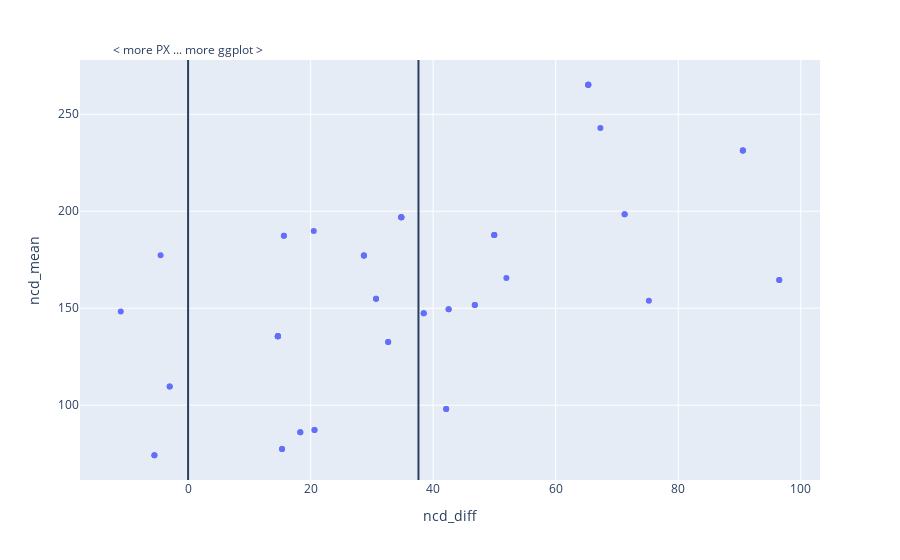

The notebook cell saved with this chart:
### Code cell
px.scatter(merged, y="ncd_mean", x="ncd_diff",
           hover_data=merged.columns
          ).add_vline(x=0, annotation_text="< more PX ... more ggplot >", annotation_position="top").add_vline(
    x=merged.ncd_diff.mean())

### Figure 1 — Plotly figure (JSON) as saved in the notebook; plotly's stock layout.template omitted (floating-point values rounded to 4 significant figures; data arrays with more than 128 entries replaced by an {"elided": "..."} marker saying what was removed)
{"data": [{"customdata": {"elided": "56x4 mixed values"}, "hovertemplate": "ncd_diff=%{x}<br>ncd_mean=%{y}<br>from_slug=%{customdata[0]}<br>to_slug=%{customdata[1]}<br>ncd_gg=%{customdata[2]}<br>ncd_px=%{customdata[3]}<extra></extra>", "legendgroup": "", "marker": {"color": "#636efa", "symbol": "circle"}, "mode": "markers", "name": "", "orientation": "v", "showlegend": false, "type": "scatter", "x": [46.79, 90.55, 90.55, 34.8, -3.003, 34.8, 42.53, 46.79, 96.49, 30.68, 42.12, -4.487, 38.46, 20.64, 90.55, 96.49, 15.34, 71.25, 65.31, 28.7, 32.66, 67.29, 30.68, 15.34, 28.7, 65.31, 71.25, 51.95, 34.8, 42.12, 49.98, 49.98, -10.99, -5.495, 14.65, -3.003, 20.51, 65.31, 65.31, 14.65, 14.65, 15.63, 34.8, 38.46, 28.7, 49.98, -5.495, 14.65, 18.32, 42.53, 20.64, 32.66, 75.21, 14.65, 15.63, 18.32], "xaxis": "x", "y": [151.6, 231.3, 231.3, 196.9, 109.6, 196.9, 149.5, 151.6, 164.5, 154.9, 97.99, 177.2, 147.4, 87.24, 231.3, 164.5, 77.44, 198.4, 265.2, 177.1, 132.6, 242.9, 154.9, 77.44, 177.1, 265.2, 198.4, 165.5, 196.9, 97.99, 187.8, 187.8, 148.4, 74.18, 135.5, 109.6, 189.7, 265.2, 265.2, 135.5, 135.5, 187.3, 196.9, 147.4, 177.1, 187.8, 74.18, 135.5, 86.08, 149.5, 87.24, 132.6, 153.9, 135.5, 187.3, 86.08], "yaxis": "y"}], "layout": {"annotations": [{"showarrow": false, "text": "< more PX ... more ggplot >", "x": 0, "xanchor": "center", "xref": "x", "y": 1, "yanchor": "bottom", "yref": "y domain"}], "autosize": true, "legend": {"tracegroupgap": 0}, "margin": {"t": 60}, "shapes": [{"type": "line", "x0": 0, "x1": 0, "xref": "x", "y0": 0, "y1": 1, "yref": "y domain"}, {"type": "line", "x0": 37.6, "x1": 37.6, "xref": "x", "y0": 0, "y1": 1, "yref": "y domain"}], "xaxis": {"anchor": "y", "autorange": true, "domain": [0, 1], "range": [-17.34, 102.8], "title": {"text": "ncd_diff"}, "type": "linear"}, "yaxis": {"anchor": "x", "autorange": true, "domain": [0, 1], "range": [59.38, 280.0], "title": {"text": "ncd_mean"}, "type": "linear"}}}
